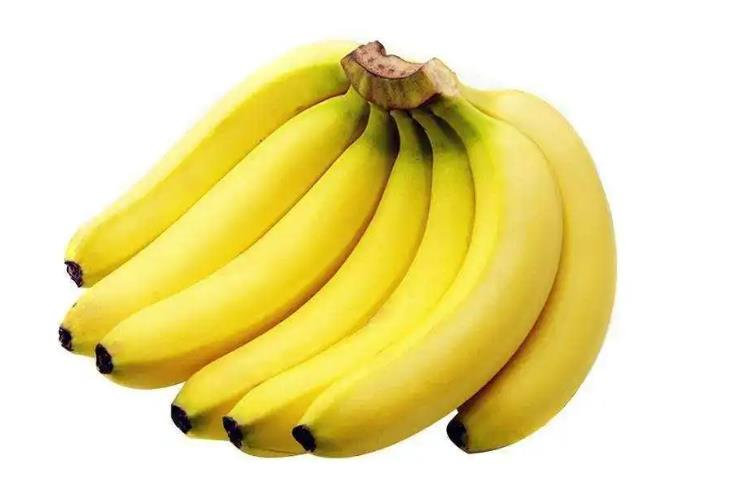
#> input picture work2-基于ResNet50的水果分类/mmpretrain/data/predict/1.jpg, 730 x 498 px
$ jupyter execute --allow-errors work2mmpretrain.ipynb   (shell and % lines are left out)
#> lines starting #> are read from the running program, lines starting #| are printed output that depends on the picture
##### 训练的配置文件在mmpretrain/projects/fruit30中
##### 日志结果与权重结果保存在mmpretrain/work_dirs/resnet50_finetune中
##### 训练数据集在mmpretrain/data/fruit30中,事先准备好了测试集test_set和训练集training_set
##### 预测图片在mmpretrain/data/predict中
##### 采取的预测权重通过模型轻量化转换保存到checkpoint文件夹中（权重文件太大无法上传到GitHub上）

#### 测试

#### 训练日志可视化

[cell 1]
import pandas as pd
from tqdm import tqdm

import matplotlib.pyplot as plt
plt.rcParams['axes.unicode_minus']=False  # 用来正常显示负号

[cell 2]
# 日志文件路径
log_path = 'work_dirs/resnet50_finetune/20230607_211243/vis_data/scalars.json'

#> (a cell that did not finish here is left out)

#> (a cell that did not finish here is left out)

#> (a cell that did not finish here is left out)

[cell 6]
df_train = pd.DataFrame()
df_test = pd.DataFrame()
#> (the rest of this cell did not finish here and is left out)

[cell 7]
df_train

[cell 8]
df_test

[cell 9]
import matplotlib
import matplotlib.pyplot as plt
matplotlib.rc("font",family='SimHei') # 中文字体

[cell 10]
from matplotlib import colors as mcolors
import random
random.seed(124)
colors = ['b', 'g', 'r', 'c', 'm', 'y', 'k', 'tab:blue', 'tab:orange', 'tab:green', 'tab:red', 'tab:purple', 'tab:brown', 'tab:pink', 'tab:gray', 'tab:olive', 'tab:cyan', 'black', 'indianred', 'brown', 'firebrick', 'maroon', 'darkred', 'red', 'sienna', 'chocolate', 'yellow', 'olivedrab', 'yellowgreen', 'darkolivegreen', 'forestgreen', 'limegreen', 'darkgreen', 'green', 'lime', 'seagreen', 'mediumseagreen', 'darkslategray', 'darkslategrey', 'teal', 'darkcyan', 'dodgerblue', 'navy', 'darkblue', 'mediumblue', 'blue', 'slateblue', 'darkslateblue', 'mediumslateblue', 'mediumpurple', 'rebeccapurple', 'blueviolet', 'indigo', 'darkorchid', 'darkviolet', 'mediumorchid', 'purple', 'darkmagenta', 'fuchsia', 'magenta', 'orchid', 'mediumvioletred', 'deeppink', 'hotpink']
markers = [".",",","o","v","^","<",">","1","2","3","4","8","s","p","P","*","h","H","+","x","X","D","d","|","_",0,1,2,3,4,5,6,7,8,9,10,11]
linestyle = ['--', '-.', '-']

def get_line_arg():
    '''
    随机产生一种绘图线型
    '''
    line_arg = {}
    line_arg['color'] = random.choice(colors)
    # line_arg['marker'] = random.choice(markers)
    line_arg['linestyle'] = random.choice(linestyle)
    line_arg['linewidth'] = random.randint(1, 4)
    # line_arg['markersize'] = random.randint(3, 5)
    return line_arg

[cell 11]
df_train.columns

[cell 12]
metrics = ['loss']

[cell 13]
plt.figure(figsize=(16, 8))

#> (the rest of this cell did not finish here and is left out)

#### 模型轻量化转换

#### 在给定图像上进行推理

[cell 14]
from mmpretrain import ImageClassificationInferencer

#> (a cell that did not finish here is left out)

[cell 16]
import cv2
import matplotlib.pyplot as plt

调用opencv算法显示待推理的图像

[cell 17]
img1=cv2.imread('data/predict/1.jpg')
#> img1 is the input picture: shape (498, 730, 3); mean B, G, R 160.7, 225.1, 236.2

[cell 18]
plt.imshow(img1)
plt.show()

#> (a cell that did not finish here is left out)

通常，每个样本的结果都是一个字典。比如图像分类的结果是一个包含了 pred_label、pred_score、pred_scores、pred_class 等字段的字典：

#> (a cell that did not finish here is left out)

[cell 21]
img2=cv2.imread('data/predict/2.jpg')
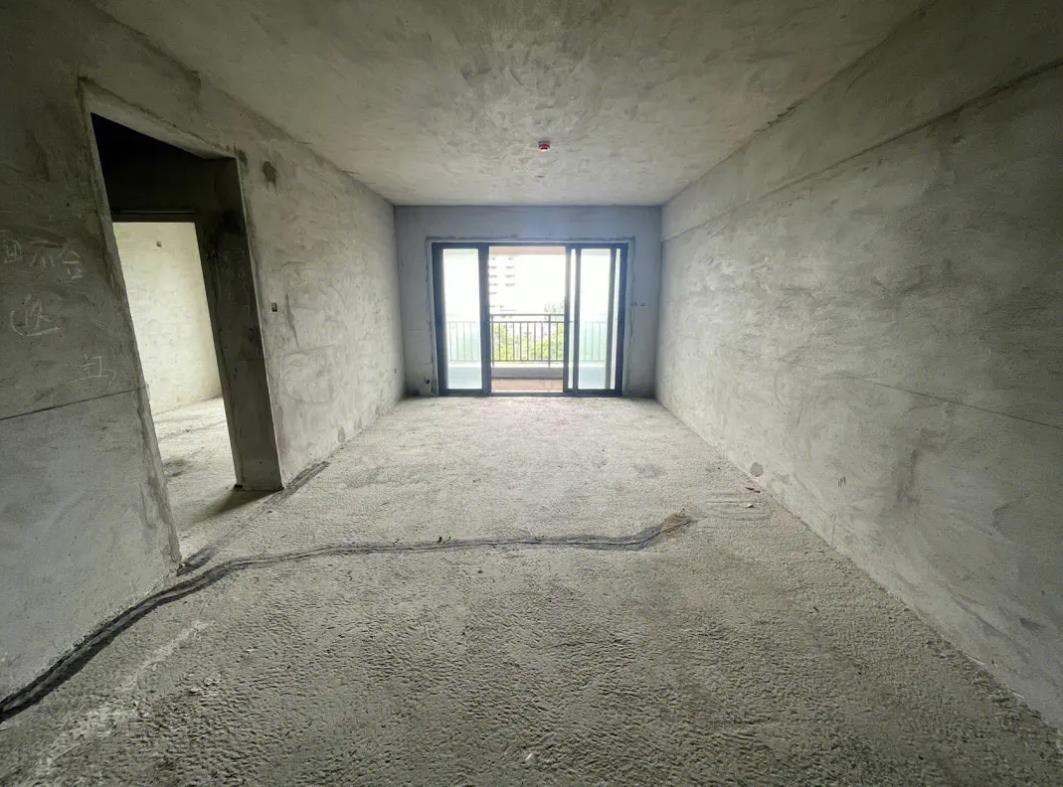
#> input picture work5-ControlNet的N种玩法/data/2.jpg, 1063 x 787 px, found by its file name
#> img2 is the input picture: shape (787, 1063, 3); mean B, G, R 110.3, 123.1, 123

[cell 22]
plt.imshow(img2)
plt.show()

#> (a cell that did not finish here is left out)

#> (a cell that did not finish here is left out)

[cell 25]
img3=cv2.imread('data/predict/3.jpg')
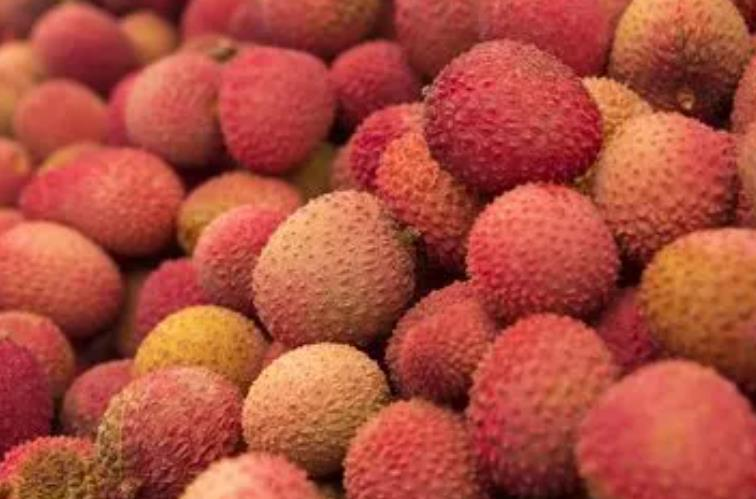
#> input picture work2-基于ResNet50的水果分类/mmpretrain/data/predict/3.jpg, 756 x 499 px
#> img3 is the input picture: shape (499, 756, 3); mean B, G, R 61, 76.8, 173.6
